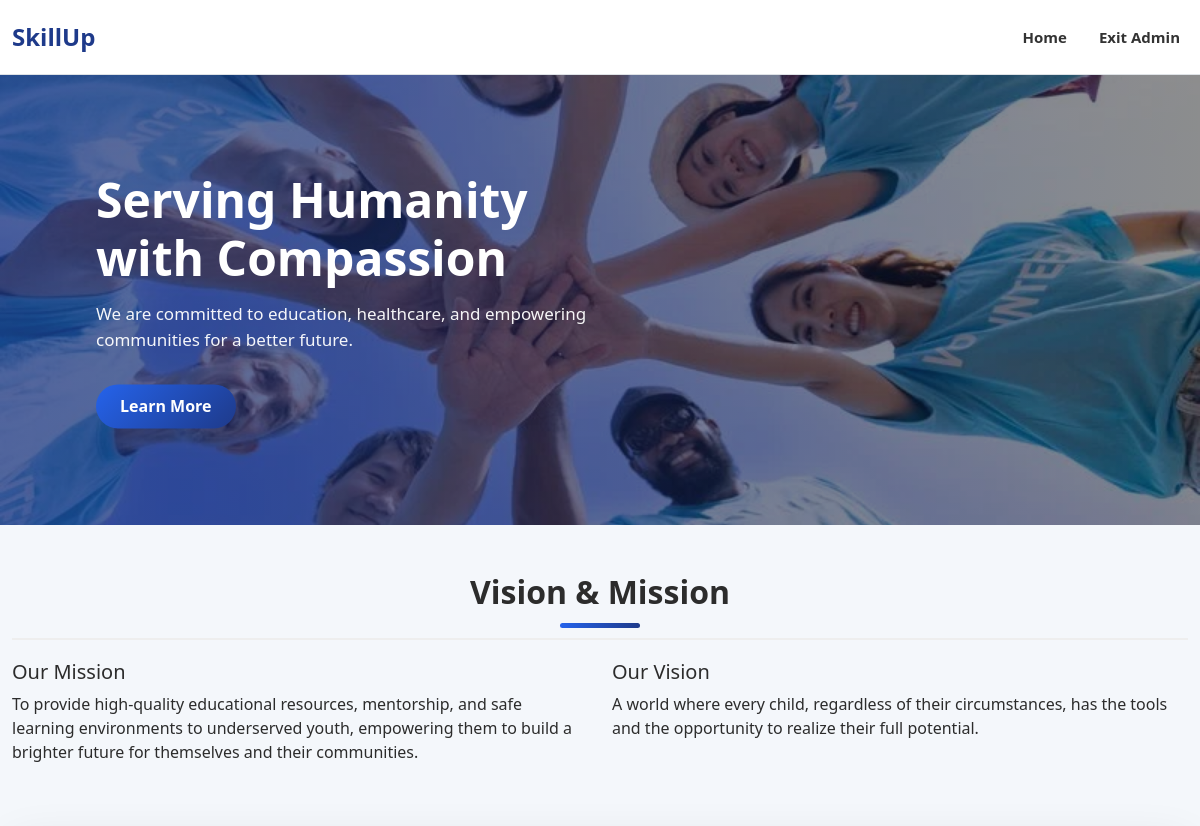
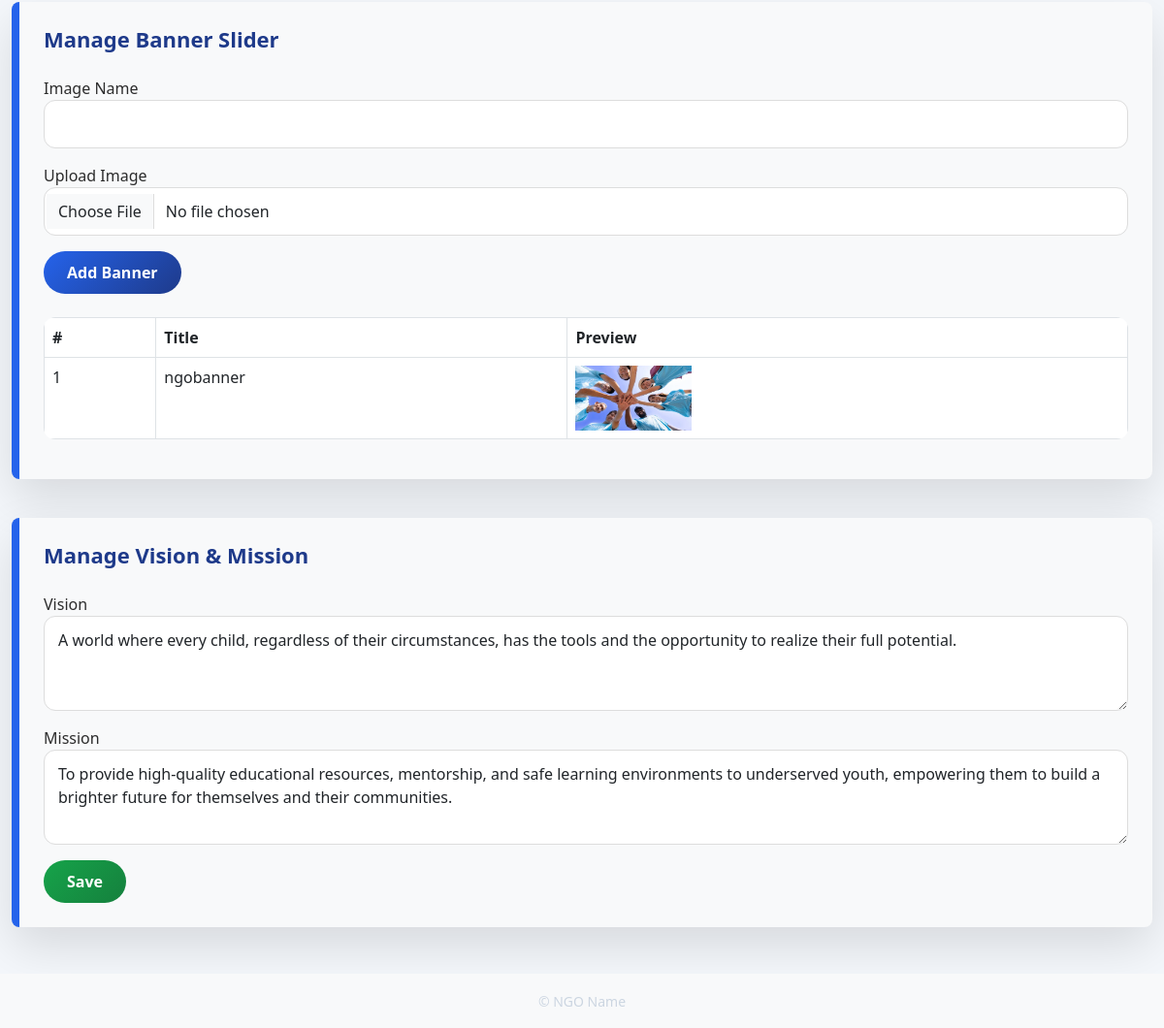
/admin/home-manager, run on the app's committed database (2 pictures, top to bottom).
### app.py (models this page shows)
class Banner(db.Model):
    __tablename__ = 'banners'
    id = db.Column(db.Integer, primary_key=True)
    title = db.Column(db.String(150))
    image_url = db.Column(db.String(255))
    display_order = db.Column(db.Integer, default=1)
    status = db.Column(db.Boolean, default=True)

class VisionMission(db.Model):
    __tablename__ = 'vision_mission'
    id = db.Column(db.Integer, primary_key=True)
    vision_description = db.Column(db.Text)
    mission_description = db.Column(db.Text)
    last_updated = db.Column(db.DateTime, default=datetime.utcnow, onupdate=datetime.utcnow)

### app.py (the view, shortened to what this page needs)
@app.route('/admin/home-manager', methods=['GET', 'POST'])
def home_manager():
    vm = VisionMission.query.first()
    banners = Banner.query.order_by(Banner.display_order).all()
    return render_template(
        'index.html',
        banners=banners,
        vm=vm,
        admin=True
    )

### templates/index.html (shortened to what this page needs)
<!DOCTYPE html>
<html lang="en">
<head>
    <link rel="stylesheet" href="https://cdn.jsdelivr.net/npm/bootstrap@5.3.0/dist/css/bootstrap.min.css">
    <link rel="stylesheet" href="{{ url_for('static', filename='style.css') }}">
</head>
<body>
<nav class="navbar navbar-expand-lg navbar-light bg-white border-bottom">
    <div class="container">
        <a class="navbar-brand fw-bold" href="/">SkillUp</a>
        <ul class="navbar-nav ms-auto">
            <li class="nav-item"><a class="nav-link" href="/">Home</a></li>
            {% if not admin %}
            <li class="nav-item"><a class="nav-link" href="/admin/dashboard">Admin Login</a></li>
            {% else %}
            <li class="nav-item"><a class="nav-link text-danger" href="/admin/dashboard">Exit Admin</a></li>
            {% endif %}
        </ul>
    </div>
</nav>
<div class="position-relative">
    {% if banners %}
        <img src="{{ url_for('static', filename=banners[0].image_url) }}" class="main-banner">
    {% else %}
        <img src="https://via.placeholder.com/1200x450" class="main-banner">
    {% endif %}
    <div class="hero-overlay"></div>
    <div class="hero-text">
        <h1>Serving Humanity with Compassion</h1>
        <p>
            We are committed to education, healthcare, and empowering
            communities for a better future.
        </p>
        <a href="#vision" class="btn btn-primary mt-3">Learn More</a>
    </div>
</div>
<div class="container my-5">
    <h3 class="section-title">Vision & Mission</h3>
    <div class="row">
        <div class="col-md-6">
            <h5>Our Mission</h5>
            <p>{{ vm.mission_description if vm else 'Mission content not set.' }}</p>
        </div>
        <div class="col-md-6">
            <h5>Our Vision</h5>
            <p>{{ vm.vision_description if vm else 'Vision content not set.' }}</p>
        </div>
    </div>
</div>
{% if admin %}
<div class="container">
    <div class="admin-box">
        <h4>Manage Banner Slider</h4>
        <form method="POST" enctype="multipart/form-data">
            <div class="mb-3">
                <label>Image Name</label>
                <input type="text" name="image_name" class="form-control" required>
            </div>
            <div class="mb-3">
                <label>Upload Image</label>
                <input type="file" name="banner_image" class="form-control" required>
            </div>
            <button class="btn btn-primary">Add Banner</button>
        </form>
        <table class="table table-bordered mt-4">
            <thead>
                <tr>
                    <th>#</th>
                    <th>Title</th>
                    <th>Preview</th>
                </tr>
            </thead>
            <tbody>
                {% for b in banners %}
                <tr>
                    <td>{{ loop.index }}</td>
                    <td>{{ b.title }}</td>
                    <td>
                        <img src="{{ url_for('static', filename=b.image_url) }}" width="120">
                    </td>
                </tr>
                {% endfor %}
            </tbody>
        </table>
    </div>
    <div class="admin-box">
        <h4>Manage Vision & Mission</h4>
        <form method="POST">
            <div class="mb-3">
                <label>Vision</label>
                <textarea name="vision_description" class="form-control" rows="3">{{ vm.vision_description if vm }}</textarea>
            </div>
            <div class="mb-3">
                <label>Mission</label>
                <textarea name="mission_description" class="form-control" rows="3">{{ vm.mission_description if vm }}</textarea>
            </div>
            <button class="btn btn-success">Save</button>
        </form>
    </div>
</div>
{% endif %}
<footer class="bg-light text-center py-3 mt-5">
    <small>© NGO Name</small>
</footer>
</body>
</html>

### static/style.css (style rules this page uses)
body { font-family: 'Poppins', 'Segoe UI', sans-serif; background: #f4f7fb; color: #2c2c2c; }
.container { max-width: 1200px; }
.navbar { background: #ffffff; box-shadow: 0 6px 20px rgba(0,0,0,0.08); padding: 14px 0; }
.navbar-brand { font-size: 24px; font-weight: 800; color: #1e3a8a !important; }
.nav-link { font-size: 15px; font-weight: 600; margin-left: 16px; color: #333 !important; position: relative; }
.nav-link::after { content: ""; position: absolute; width: 0; height: 3px; background: #2563eb; bottom: -6px; left: 0; transition: width 0.3s ease; }
.main-banner { width: 100%; height: 520px; object-fit: cover; position: relative; filter: brightness(80%); }
.hero-overlay { position: absolute; top: 0; left: 0; right: 0; bottom: 0; background: linear-gradient( to right, rgba(30,58,138,0.7), rgba(0,0,0,0.3) ); }
.hero-text { position: absolute; top: 50%; left: 8%; transform: translateY(-50%); color: #fff; max-width: 520px; }
.hero-text h1 { font-size: 48px; font-weight: 800; }
.hero-text p { font-size: 17px; margin-top: 15px; opacity: 0.95; }
.section-title { font-size: 32px; font-weight: 800; margin-bottom: 40px; text-align: center; position: relative; }
.section-title::after { content: ""; width: 80px; height: 5px; background: linear-gradient(to right, #2563eb, #1e3a8a); display: block; margin: 12px auto 0; border-radius: 5px; }
.admin-box { background: #ffffff; border-radius: 20px; padding: 35px; box-shadow: 0 20px 50px rgba(0,0,0,0.12); margin-bottom: 60px; border-left: 8px solid #2563eb; }
.admin-box h4 { font-size: 22px; font-weight: 800; color: #1e3a8a; margin-bottom: 25px; }
.form-control, textarea { border-radius: 12px; border: 1px solid #ddd; padding: 12px 14px; }
.btn { border-radius: 30px; padding: 10px 24px; font-weight: 700; }
.btn-primary { background: linear-gradient(135deg, #2563eb, #1e3a8a); border: none; }
.btn-success { background: linear-gradient(135deg, #16a34a, #15803d); border: none; }
.table { border-radius: 12px; overflow: hidden; background: #fff; }
.table thead { background: #f1f5f9; }
.table th { font-weight: 800; }
footer { background: #0f172a; color: #cbd5e1; padding: 50px 0; }

### templates/index.html (style rules this page uses)
.main-banner { width:100%; height:450px; object-fit:cover; }
.section-title { border-bottom:2px solid #eee; margin-bottom:20px; padding-bottom:10px; }
.admin-box { background:#f8f9fa; padding:25px; border-radius:8px; margin-bottom:40px; }

### data on the page
Banner: image_url (picture), title "ngobanner"
VisionMission: mission_description "To provide high-quality educational resources, mentorship, and safe learning environments to underserved youth, empowering them to build a brighter future for themselves and their communities.", vision_description "A world where every child, regardless of their circumstances, has the tools and the opportunity to realize their full potential."
